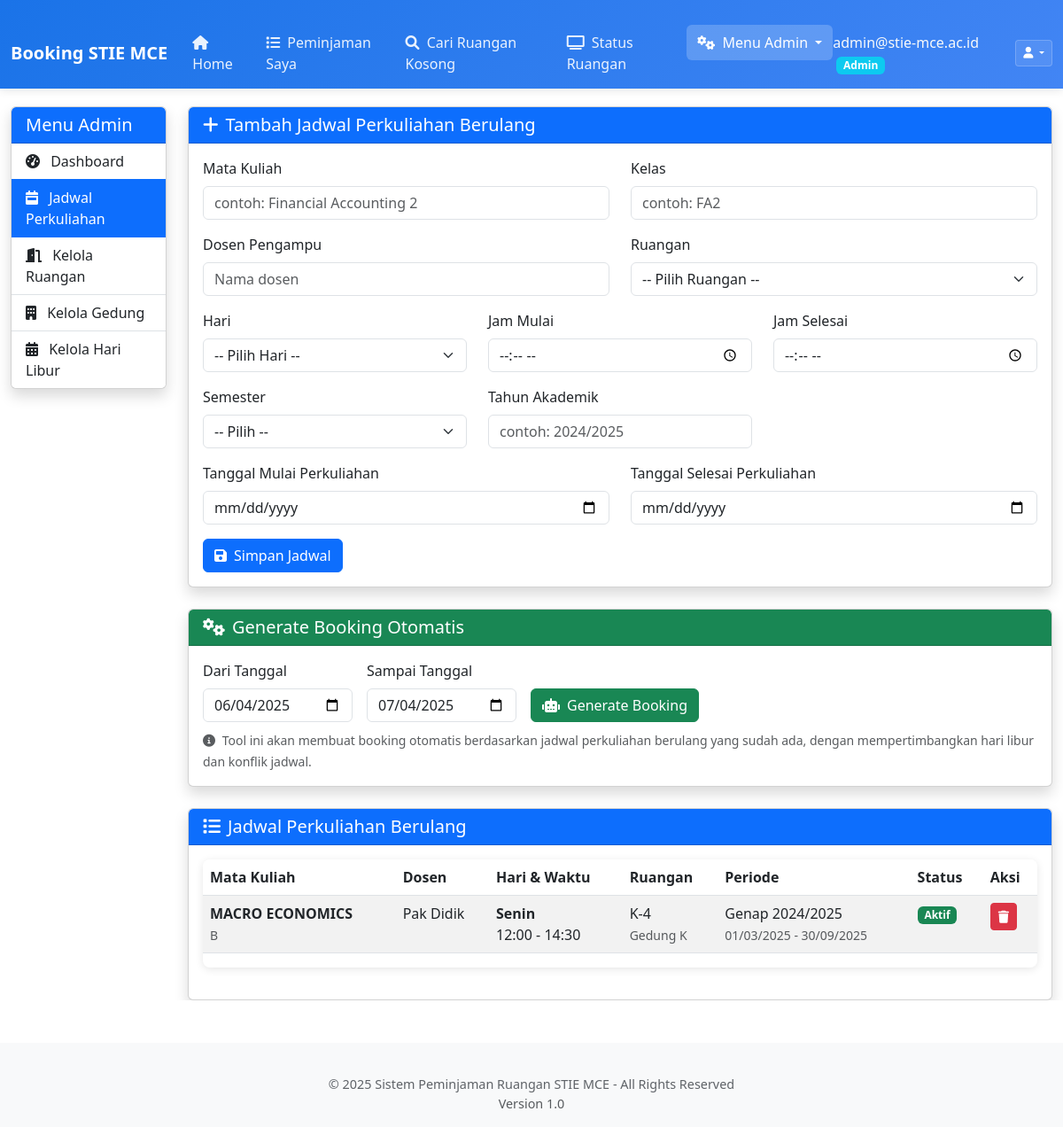
Page /admin/recurring_schedules.php (signed in) on the committed database.
### tables this page shows
CREATE TABLE `tbl_recurring_schedules` (
  `id_schedule` int(11) NOT NULL,
  `id_ruang` int(11) NOT NULL,
  `nama_matakuliah` varchar(200) NOT NULL,
  `kelas` varchar(50) NOT NULL,
  `dosen_pengampu` varchar(200) NOT NULL,
  `hari` enum('monday','tuesday','wednesday','thursday','friday','saturday','sunday') NOT NULL,
  `jam_mulai` time NOT NULL,
  `jam_selesai` time NOT NULL,
  `semester` varchar(20) NOT NULL,
  `tahun_akademik` varchar(20) NOT NULL,
  `start_date` date NOT NULL COMMENT 'Tanggal mulai perkuliahan',
  `end_date` date NOT NULL COMMENT 'Tanggal selesai perkuliahan',
  `status` enum('active','inactive') DEFAULT 'active',
  `created_by` int(11) NOT NULL,
  `created_at` timestamp NOT NULL DEFAULT current_timestamp(),
  `updated_at` timestamp NOT NULL DEFAULT current_timestamp() ON UPDATE current_timestamp()
);

CREATE TABLE `tbl_ruang` (
  `id_ruang` int(11) NOT NULL,
  `id_gedung` int(11) NOT NULL,
  `nama_ruang` varchar(100) NOT NULL,
  `kapasitas` int(11) NOT NULL,
  `lokasi` varchar(50) NOT NULL,
  `fasilitas` text DEFAULT NULL COMMENT 'Daftar fasilitas ruangan',
  `allowed_roles` set('admin','mahasiswa','dosen','karyawan') DEFAULT 'admin,mahasiswa,dosen,karyawan' COMMENT 'Role yang boleh booking ruangan ini',
  `description` text DEFAULT NULL COMMENT 'Deskripsi ruangan'
);

CREATE TABLE `tbl_gedung` (
  `id_gedung` int(11) NOT NULL,
  `nama_gedung` varchar(100) NOT NULL
);

### admin/recurring_schedules.php (the view, shortened to what this page needs)
<?php
require_once '../config.php';
$stmt = $conn->prepare("
    SELECT rs.*, r.nama_ruang, g.nama_gedung, u.email as created_by_email
    FROM tbl_recurring_schedules rs
    JOIN tbl_ruang r ON rs.id_ruang = r.id_ruang
    LEFT JOIN tbl_gedung g ON r.id_gedung = g.id_gedung
    JOIN tbl_users u ON rs.created_by = u.id_user
    ORDER BY rs.hari, rs.jam_mulai
");
$stmt->execute();
$schedules = $stmt->fetchAll();
$dayMapping = [
    'monday' => 'Senin',
    'tuesday' => 'Selasa',
    'wednesday' => 'Rabu',
    'thursday' => 'Kamis',
    'friday' => 'Jumat',
    'saturday' => 'Sabtu',
    'sunday' => 'Minggu'
];
?>
<!DOCTYPE html>
<html lang="id">
<head>
    <link rel="stylesheet" href="../style.css">
    <link rel="stylesheet" href="https://cdnjs.cloudflare.com/ajax/libs/font-awesome/6.0.0/css/all.min.css">
    <link rel="stylesheet" href="https://cdn.jsdelivr.net/npm/bootstrap@5.3.0/dist/css/bootstrap.min.css">
</head>
<body>
    <header>
        <?php $backPath = '../'; include '../header.php'; ?>
    </header>
    <div class="container-fluid mt-4">
        <div class="row">
            <div class="col-md-3 col-lg-2">
                <div class="card shadow mb-4">
                    <div class="card-header bg-primary text-white">
                        <h5 class="mb-0">Menu Admin</h5>
                    </div>
                    <div class="list-group list-group-flush">
                        <a href="admin-dashboard.php" class="list-group-item list-group-item-action">
                            <i class="fas fa-tachometer-alt me-2"></i> Dashboard
                        </a>
                        <a href="recurring_schedules.php" class="list-group-item list-group-item-action active">
                            <i class="fas fa-calendar-week me-2"></i> Jadwal Perkuliahan
                        </a>
                        <a href="rooms.php" class="list-group-item list-group-item-action">
                            <i class="fas fa-door-open me-2"></i> Kelola Ruangan
                        </a>
                        <a href="buildings.php" class="list-group-item list-group-item-action">
                            <i class="fas fa-building me-2"></i> Kelola Gedung
                        </a>
                        <a href="holidays.php" class="list-group-item list-group-item-action">
                            <i class="fas fa-calendar-alt me-2"></i> Kelola Hari Libur
                        </a>
                    </div>
                </div>
            </div>
            <div class="col-md-9 col-lg-10">
                <div class="card shadow mb-4">
                    <div class="card-header bg-primary text-white">
                        <h5 class="mb-0"><i class="fas fa-plus me-2"></i>Tambah Jadwal Perkuliahan Berulang</h5>
                    </div>
                    <div class="card-body">
                        <form method="POST">
                            <div class="row">
                                <div class="col-md-6">
                                    <div class="mb-3">
                                        <label class="form-label">Mata Kuliah</label>
                                        <input type="text" class="form-control" name="nama_matakuliah" required placeholder="contoh: Financial Accounting 2">
                                    </div>
                                </div>
                                <div class="col-md-6">
                                    <div class="mb-3">
                                        <label class="form-label">Kelas</label>
                                        <input type="text" class="form-control" name="kelas" required placeholder="contoh: FA2">
                                    </div>
                                </div>
                            </div>
                            <div class="row">
                                <div class="col-md-6">
                                    <div class="mb-3">
                                        <label class="form-label">Dosen Pengampu</label>
                                        <input type="text" class="form-control" name="dosen_pengampu" required placeholder="Nama dosen">
                                    </div>
                                </div>
                                <div class="col-md-6">
                                    <div class="mb-3">
                                        <label class="form-label">Ruangan</label>
                                        <select class="form-select" name="id_ruang" required>
                                            <option value="">-- Pilih Ruangan --</option>
                                        </select>
                                    </div>
                                </div>
                            </div>
                            <div class="row">
                                <div class="col-md-4">
                                    <div class="mb-3">
                                        <label class="form-label">Hari</label>
                                        <select class="form-select" name="hari" required>
                                            <option value="">-- Pilih Hari --</option>
                                        </select>
                                    </div>
                                </div>
                                <div class="col-md-4">
                                    <div class="mb-3">
                                        <label class="form-label">Jam Mulai</label>
                                        <input type="time" class="form-control" name="jam_mulai" required>
                                    </div>
                                </div>
                                <div class="col-md-4">
                                    <div class="mb-3">
                                        <label class="form-label">Jam Selesai</label>
                                        <input type="time" class="form-control" name="jam_selesai" required>
                                    </div>
                                </div>
                            </div>
                            <div class="row">
                                <div class="col-md-4">
                                    <div class="mb-3">
                                        <label class="form-label">Semester</label>
                                        <select class="form-select" name="semester" required>
                                            <option value="">-- Pilih --</option>
                                        </select>
                                    </div>
                                </div>
                                <div class="col-md-4">
                                    <div class="mb-3">
                                        <label class="form-label">Tahun Akademik</label>
                                        <input type="text" class="form-control" name="tahun_akademik" required placeholder="contoh: 2024/2025">
                                    </div>
                                </div>
                            </div>
                            <div class="row">
                                <div class="col-md-6">
                                    <div class="mb-3">
                                        <label class="form-label">Tanggal Mulai Perkuliahan</label>
                                        <input type="date" class="form-control" name="start_date" required>
                                    </div>
                                </div>
                                <div class="col-md-6">
                                    <div class="mb-3">
                                        <label class="form-label">Tanggal Selesai Perkuliahan</label>
                                        <input type="date" class="form-control" name="end_date" required>
                                    </div>
                                </div>
                            </div>
                            <button type="submit" class="btn btn-primary">
                                <i class="fas fa-save me-2"></i>Simpan Jadwal
                            </button>
                        </form>
                    </div>
                </div>
                <div class="card shadow mb-4">
                    <div class="card-header bg-success text-white">
                        <h5 class="mb-0"><i class="fas fa-cogs me-2"></i>Generate Booking Otomatis</h5>
                    </div>
                    <div class="card-body">
                        <form method="POST" class="d-flex gap-3 align-items-end">
                            <div>
                                <label class="form-label">Dari Tanggal</label>
                                <input type="date" class="form-control" name="generate_start_date" value="<?= date('Y-m-d') ?>" required>
                            </div>
                            <div>
                                <label class="form-label">Sampai Tanggal</label>
                                <input type="date" class="form-control" name="generate_end_date" value="<?= date('Y-m-d', strtotime('+1 month')) ?>" required>
                            </div>
                            <button type="submit" class="btn btn-success">
                                <i class="fas fa-robot me-2"></i>Generate Booking
                            </button>
                        </form>
                        <div class="mt-2">
                            <small class="text-muted">
                                <i class="fas fa-info-circle me-1"></i>
                                Tool ini akan membuat booking otomatis berdasarkan jadwal perkuliahan berulang yang sudah ada,
                                dengan mempertimbangkan hari libur dan konflik jadwal.
                            </small>
                        </div>
                    </div>
                </div>
                <div class="card shadow">
                    <div class="card-header bg-primary text-white">
                        <h5 class="mb-0"><i class="fas fa-list me-2"></i>Jadwal Perkuliahan Berulang</h5>
                    </div>
                    <div class="card-body">
                        <?php if (count($schedules) > 0): ?>
                            <div class="table-responsive">
                                <table class="table table-striped table-hover">
                                    <thead>
                                        <tr>
                                            <th>Mata Kuliah</th>
                                            <th>Dosen</th>
                                            <th>Hari & Waktu</th>
                                            <th>Ruangan</th>
                                            <th>Periode</th>
                                            <th>Status</th>
                                            <th>Aksi</th>
                                        </tr>
                                    </thead>
                                    <tbody>
                                        <?php foreach ($schedules as $schedule): ?>
                                            <tr>
                                                <td>
                                                    <strong><?= htmlspecialchars($schedule['nama_matakuliah']) ?></strong><br>
                                                    <small class="text-muted"><?= htmlspecialchars($schedule['kelas']) ?></small>
                                                </td>
                                                <td><?= htmlspecialchars($schedule['dosen_pengampu']) ?></td>
                                                <td>
                                                    <strong><?= $dayMapping[$schedule['hari']] ?></strong><br>
                                                    <?= date('H:i', strtotime($schedule['jam_mulai'])) ?> - <?= date('H:i', strtotime($schedule['jam_selesai'])) ?>
                                                </td>
                                                <td>
                                                    <?= htmlspecialchars($schedule['nama_ruang']) ?><br>
                                                    <small class="text-muted"><?= htmlspecialchars($schedule['nama_gedung']) ?></small>
                                                </td>
                                                <td>
                                                    <?= htmlspecialchars($schedule['semester']) ?> <?= htmlspecialchars($schedule['tahun_akademik']) ?><br>
                                                    <small class="text-muted"><?= date('d/m/Y', strtotime($schedule['start_date'])) ?> - <?= date('d/m/Y', strtotime($schedule['end_date'])) ?></small>
                                                </td>
                                                <td>
                                                    <?php if ($schedule['status'] === 'active'): ?>
                                                        <span class="badge bg-success">Aktif</span>
                                                    <?php else: ?>
                                                        <span class="badge bg-secondary">Nonaktif</span>
                                                    <?php endif; ?>
                                                </td>
                                                <td>
                                                    <form method="POST" class="d-inline" onsubmit="return confirm('Hapus jadwal ini? Semua booking masa depan akan dihapus!')">
                                                        <button type="submit" class="btn btn-sm btn-danger">
                                                            <i class="fas fa-trash"></i>
                                                        </button>
                                                    </form>
                                                </td>
                                            </tr>
                                        <?php endforeach; ?>
                                    </tbody>
                                </table>
                            </div>
                        <?php endif; ?>
                    </div>
                </div>
            </div>
        </div>
    </div>
    <footer class="mt-5 py-3 bg-light">
        <?php include '../footer.php'; ?>
    </footer>
</body>
</html>

### rows in the picture
tbl_recurring_schedules: nama_matakuliah "MACRO ECONOMICS", kelas "B", dosen_pengampu "Pak Didik", hari "Senin", jam_mulai "12:00", jam_selesai "14:30", id_ruang.nama_ruang "K-4", tbl_gedung.nama_gedung "Gedung K", semester "Genap", tahun_akademik "2024/2025", start_date "01/03/2025", end_date "30/09/2025", status "Aktif"

### other values in the picture
$_SESSION['email'] "admin@stie-mce.ac.id"
$_SESSION['role'] "Admin"
$config['site_name'] "Sistem Peminjaman Ruangan STIE MCE"
